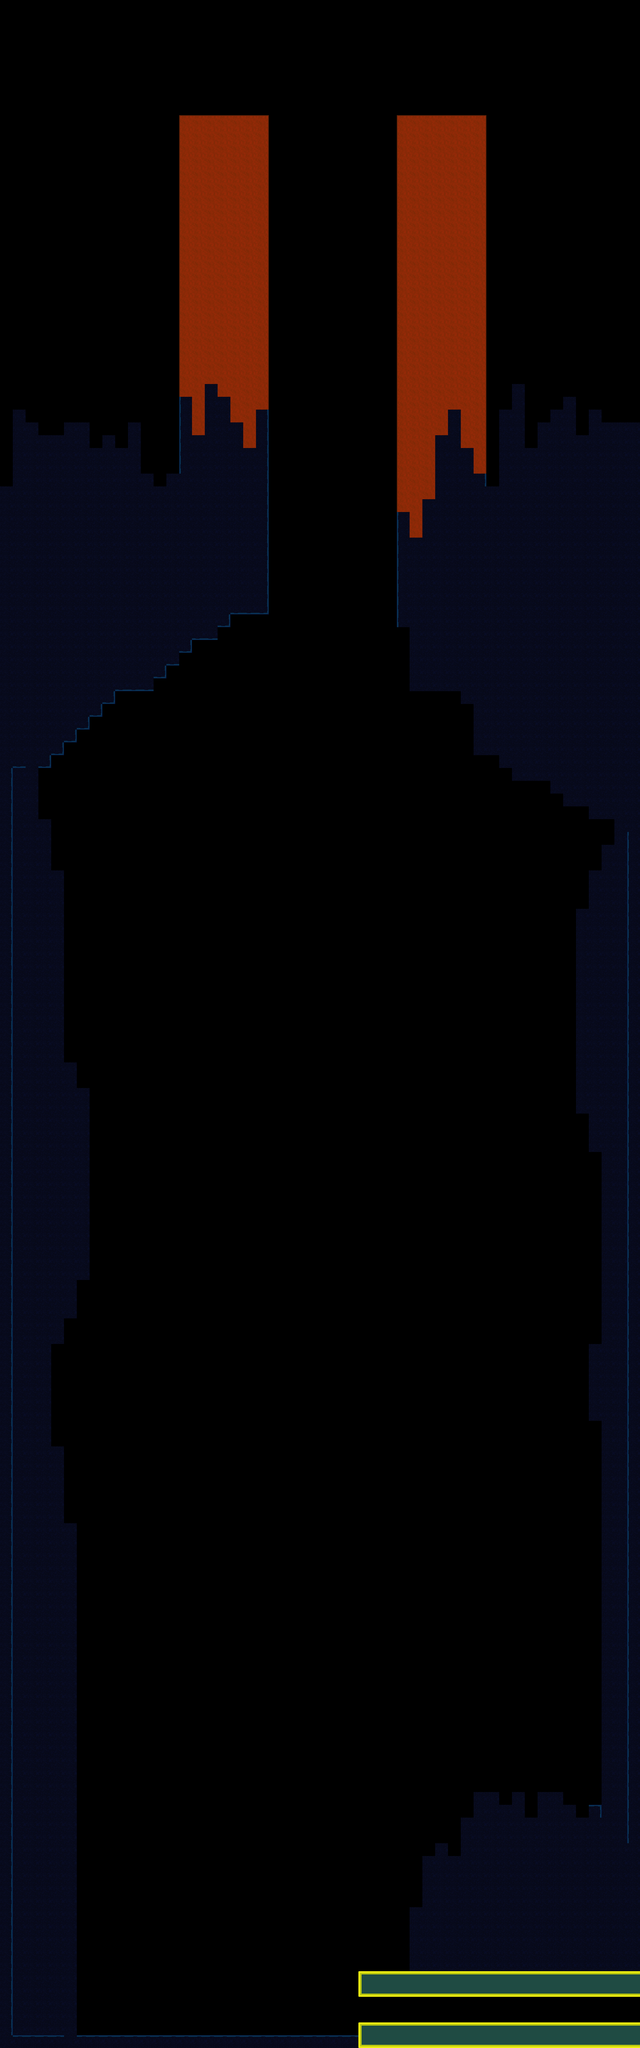

Rendered tile map (Tiled .tmx) drawn with the repository's tilesets; below, a short description and the map source with its tile grids summarised:
An orthogonal 50x160 tile map with 32x32 px tiles, 1 tile layer (Ground), 1 hidden layer not drawn, 2 tilesets and 4 objects (SceneSwitch, Lizard, Light, Image).

<map version="1.10" tiledversion="1.10.2" orientation="orthogonal" renderorder="right-down" width="50" height="160" tilewidth="32" tileheight="32" infinite="0" nextlayerid="4" nextobjectid="88">
 <editorsettings>
  <export target="../maps/TitleDrop.tmj" format="json" />
 </editorsettings>
 <tileset firstgid="1" name="MarkingTile" tilewidth="32" tileheight="32" tilecount="1" columns="1">
  <image source="../sampleTile.png" width="32" height="32" />
  <tile id="0">
   <properties>
    <property name="collides" type="bool" value="true" />
   </properties>
  </tile>
 </tileset>
 <tileset firstgid="2" name="AquaTile" tilewidth="32" tileheight="32" tilecount="100" columns="10">
  <image source="../StaticImages/tilesheet.png" width="320" height="320" />
  <tile id="0">
   <properties>
    <property name="collides" type="bool" value="true" />
   </properties>
  </tile>
  <tile id="1">
   <properties>
    <property name="collides" type="bool" value="true" />
   </properties>
  </tile>
  <tile id="2">
   <properties>
    <property name="collides" type="bool" value="true" />
   </properties>
  </tile>
  <tile id="3">
   <properties>
    <property name="collides" type="bool" value="true" />
   </properties>
  </tile>
  <tile id="4">
   <properties>
    <property name="collides" type="bool" value="false" />
   </properties>
  </tile>
  <tile id="5">
   <properties>
    <property name="collides" type="bool" value="true" />
   </properties>
  </tile>
  <tile id="6">
   <properties>
    <property name="collides" type="bool" value="true" />
   </properties>
  </tile>
  <tile id="7">
   <properties>
    <property name="collides" type="bool" value="true" />
   </properties>
  </tile>
  <tile id="8">
   <properties>
    <property name="collides" type="bool" value="false" />
   </properties>
  </tile>
  <tile id="9">
   <properties>
    <property name="collides" type="bool" value="false" />
   </properties>
  </tile>
  <tile id="10">
   <properties>
    <property name="collides" type="bool" value="false" />
   </properties>
  </tile>
  <tile id="11">
   <properties>
    <property name="collides" type="bool" value="true" />
   </properties>
  </tile>
  <tile id="12">
   <properties>
    <property name="collides" type="bool" value="true" />
   </properties>
  </tile>
  <tile id="13">
   <properties>
    <property name="collides" type="bool" value="true" />
   </properties>
  </tile>
  <tile id="14">
   <properties>
    <property name="collides" type="bool" value="false" />
   </properties>
  </tile>
  <tile id="15">
   <properties>
    <property name="collides" type="bool" value="true" />
   </properties>
  </tile>
  <tile id="16">
   <properties>
    <property name="collides" type="bool" value="true" />
   </properties>
  </tile>
  <tile id="17">
   <properties>
    <property name="collides" type="bool" value="true" />
   </properties>
  </tile>
  <tile id="18">
   <properties>
    <property name="collides" type="bool" value="false" />
   </properties>
  </tile>
  <tile id="19">
   <properties>
    <property name="collides" type="bool" value="false" />
   </properties>
  </tile>
  <tile id="20">
   <properties>
    <property name="collides" type="bool" value="false" />
   </properties>
  </tile>
  <tile id="21">
   <properties>
    <property name="collides" type="bool" value="true" />
   </properties>
  </tile>
  <tile id="22">
   <properties>
    <property name="collides" type="bool" value="true" />
   </properties>
  </tile>
  <tile id="23">
   <properties>
    <property name="collides" type="bool" value="true" />
   </properties>
  </tile>
  <tile id="24">
   <properties>
    <property name="collides" type="bool" value="false" />
   </properties>
  </tile>
  <tile id="25">
   <properties>
    <property name="collides" type="bool" value="true" />
   </properties>
  </tile>
  <tile id="26">
   <properties>
    <property name="collides" type="bool" value="true" />
   </properties>
  </tile>
  <tile id="27">
   <properties>
    <property name="collides" type="bool" value="true" />
   </properties>
  </tile>
  <tile id="28">
   <properties>
    <property name="collides" type="bool" value="false" />
   </properties>
  </tile>
  <tile id="29">
   <properties>
    <property name="collides" type="bool" value="false" />
   </properties>
  </tile>
  <tile id="30">
   <properties>
    <property name="collides" type="bool" value="false" />
   </properties>
  </tile>
  <tile id="31">
   <properties>
    <property name="collides" type="bool" value="false" />
   </properties>
  </tile>
  <tile id="32">
   <properties>
    <property name="collides" type="bool" value="false" />
   </properties>
  </tile>
  <tile id="33">
   <properties>
    <property name="collides" type="bool" value="false" />
   </properties>
  </tile>
  <tile id="34">
   <properties>
    <property name="collides" type="bool" value="false" />
   </properties>
  </tile>
  <tile id="35">
   <properties>
    <property name="collides" type="bool" value="false" />
   </properties>
  </tile>
  <tile id="36">
   <properties>
    <property name="collides" type="bool" value="false" />
   </properties>
  </tile>
  <tile id="37">
   <properties>
    <property name="collides" type="bool" value="false" />
   </properties>
  </tile>
  <tile id="38">
   <properties>
    <property name="collides" type="bool" value="false" />
   </properties>
  </tile>
  <tile id="39">
   <properties>
    <property name="collides" type="bool" value="false" />
   </properties>
  </tile>
  <tile id="40">
   <properties>
    <property name="collides" type="bool" value="false" />
   </properties>
  </tile>
  <tile id="41">
   <properties>
    <property name="collides" type="bool" value="true" />
   </properties>
  </tile>
  <tile id="42">
   <properties>
    <property name="collides" type="bool" value="true" />
   </properties>
  </tile>
  <tile id="43">
   <properties>
    <property name="collides" type="bool" value="true" />
   </properties>
  </tile>
  <tile id="44">
   <properties>
    <property name="collides" type="bool" value="false" />
   </properties>
  </tile>
  <tile id="45">
   <properties>
    <property name="collides" type="bool" value="false" />
   </properties>
  </tile>
  <tile id="46">
   <properties>
    <property name="collides" type="bool" value="false" />
   </properties>
  </tile>
  <tile id="47">
   <properties>
    <property name="collides" type="bool" value="false" />
   </properties>
  </tile>
  <tile id="48">
   <properties>
    <property name="collides" type="bool" value="false" />
   </properties>
  </tile>
  <tile id="49">
   <properties>
    <property name="collides" type="bool" value="false" />
   </properties>
  </tile>
  <tile id="50">
   <properties>
    <property name="collides" type="bool" value="false" />
   </properties>
  </tile>
  <tile id="51">
   <properties>
    <property name="collides" type="bool" value="true" />
   </properties>
  </tile>
  <tile id="52">
   <properties>
    <property name="collides" type="bool" value="true" />
   </properties>
  </tile>
  <tile id="53">
   <properties>
    <property name="collides" type="bool" value="true" />
   </properties>
  </tile>
  <tile id="54">
   <properties>
    <property name="collides" type="bool" value="false" />
   </properties>
  </tile>
  <tile id="55">
   <properties>
    <property name="collides" type="bool" value="false" />
   </properties>
  </tile>
  <tile id="56">
   <properties>
    <property name="collides" type="bool" value="false" />
   </properties>
  </tile>
  <tile id="57">
   <properties>
    <property name="collides" type="bool" value="false" />
   </properties>
  </tile>
  <tile id="58">
   <properties>
    <property name="collides" type="bool" value="false" />
   </properties>
  </tile>
  <tile id="59">
   <properties>
    <property name="collides" type="bool" value="false" />
   </properties>
  </tile>
  <tile id="60">
   <properties>
    <property name="collides" type="bool" value="false" />
   </properties>
  </tile>
  <tile id="61">
   <properties>
    <property name="collides" type="bool" value="true" />
   </properties>
  </tile>
  <tile id="62">
   <properties>
    <property name="collides" type="bool" value="true" />
   </properties>
  </tile>
  <tile id="63">
   <properties>
    <property name="collides" type="bool" value="true" />
   </properties>
  </tile>
  <tile id="64">
   <properties>
    <property name="collides" type="bool" value="false" />
   </properties>
  </tile>
  <tile id="65">
   <properties>
    <property name="collides" type="bool" value="false" />
   </properties>
  </tile>
  <tile id="66">
   <properties>
    <property name="collides" type="bool" value="false" />
   </properties>
  </tile>
  <tile id="67">
   <properties>
    <property name="collides" type="bool" value="false" />
   </properties>
  </tile>
  <tile id="68">
   <properties>
    <property name="collides" type="bool" value="false" />
   </properties>
  </tile>
  <tile id="69">
   <properties>
    <property name="collides" type="bool" value="false" />
   </properties>
  </tile>
  <tile id="70">
   <properties>
    <property name="collides" type="bool" value="false" />
   </properties>
  </tile>
  <tile id="71">
   <properties>
    <property name="collides" type="bool" value="false" />
   </properties>
  </tile>
  <tile id="72">
   <properties>
    <property name="collides" type="bool" value="false" />
   </properties>
  </tile>
  <tile id="73">
   <properties>
    <property name="collides" type="bool" value="false" />
   </properties>
  </tile>
  <tile id="74">
   <properties>
    <property name="collides" type="bool" value="false" />
   </properties>
  </tile>
  <tile id="75">
   <properties>
    <property name="collides" type="bool" value="false" />
   </properties>
  </tile>
  <tile id="76">
   <properties>
    <property name="collides" type="bool" value="false" />
   </properties>
  </tile>
  <tile id="77">
   <properties>
    <property name="collides" type="bool" value="false" />
   </properties>
  </tile>
  <tile id="78">
   <properties>
    <property name="collides" type="bool" value="false" />
   </properties>
  </tile>
  <tile id="79">
   <properties>
    <property name="collides" type="bool" value="false" />
   </properties>
  </tile>
  <tile id="80">
   <properties>
    <property name="collides" type="bool" value="false" />
   </properties>
  </tile>
  <tile id="81">
   <properties>
    <property name="collides" type="bool" value="false" />
   </properties>
  </tile>
  <tile id="82">
   <properties>
    <property name="collides" type="bool" value="false" />
   </properties>
  </tile>
  <tile id="83">
   <properties>
    <property name="collides" type="bool" value="false" />
   </properties>
  </tile>
  <tile id="84">
   <properties>
    <property name="collides" type="bool" value="false" />
   </properties>
  </tile>
  <tile id="85">
   <properties>
    <property name="collides" type="bool" value="false" />
   </properties>
  </tile>
  <tile id="86">
   <properties>
    <property name="collides" type="bool" value="false" />
   </properties>
  </tile>
  <tile id="87">
   <properties>
    <property name="collides" type="bool" value="false" />
   </properties>
  </tile>
  <tile id="88">
   <properties>
    <property name="collides" type="bool" value="false" />
   </properties>
  </tile>
  <tile id="89">
   <properties>
    <property name="collides" type="bool" value="false" />
   </properties>
  </tile>
  <tile id="90">
   <properties>
    <property name="collides" type="bool" value="false" />
   </properties>
  </tile>
  <tile id="91">
   <properties>
    <property name="collides" type="bool" value="false" />
   </properties>
  </tile>
  <tile id="92">
   <properties>
    <property name="collides" type="bool" value="false" />
   </properties>
  </tile>
  <tile id="93">
   <properties>
    <property name="collides" type="bool" value="false" />
   </properties>
  </tile>
  <tile id="94">
   <properties>
    <property name="collides" type="bool" value="false" />
   </properties>
  </tile>
  <tile id="95">
   <properties>
    <property name="collides" type="bool" value="false" />
   </properties>
  </tile>
  <tile id="96">
   <properties>
    <property name="collides" type="bool" value="false" />
   </properties>
  </tile>
  <tile id="97">
   <properties>
    <property name="collides" type="bool" value="false" />
   </properties>
  </tile>
  <tile id="98">
   <properties>
    <property name="collides" type="bool" value="false" />
   </properties>
  </tile>
  <tile id="99">
   <properties>
    <property name="collides" type="bool" value="false" />
   </properties>
  </tile>
 </tileset>
 <layer id="1" name="Blocking" width="50" height="160" visible="0">
  <data>[8000 cells, 281 non-empty, 1 distinct tile ids]</data>
 </layer>
 <layer id="3" name="Ground" width="50" height="160">
  <data>[8000 cells, 3778 non-empty, 21 distinct tile ids]</data>
 </layer>
 <objectgroup id="2" name="ObjectLayer">
  <properties>
   <property name="Level" value="Level2" />
  </properties>
  <object id="83" name="SceneSwitch" x="1573" y="5024">
   <properties>
    <property name="Level" value="Tutorial" />
   </properties>
   <point />
  </object>
  <object id="84" name="Lizard" x="788.121" y="548.364">
   <point />
  </object>
  <object id="85" name="Light" x="792.243" y="-12.4849">
   <properties>
    <property name="intensity" type="int" value="6" />
    <property name="radius" type="int" value="1000000" />
   </properties>
   <point />
  </object>
  <object id="87" name="Image" x="800" y="1736.36">
   <properties>
    <property name="image" value="gameLogo" />
    <property name="scale" type="int" value="4" />
   </properties>
   <point />
  </object>
 </objectgroup>
</map>
